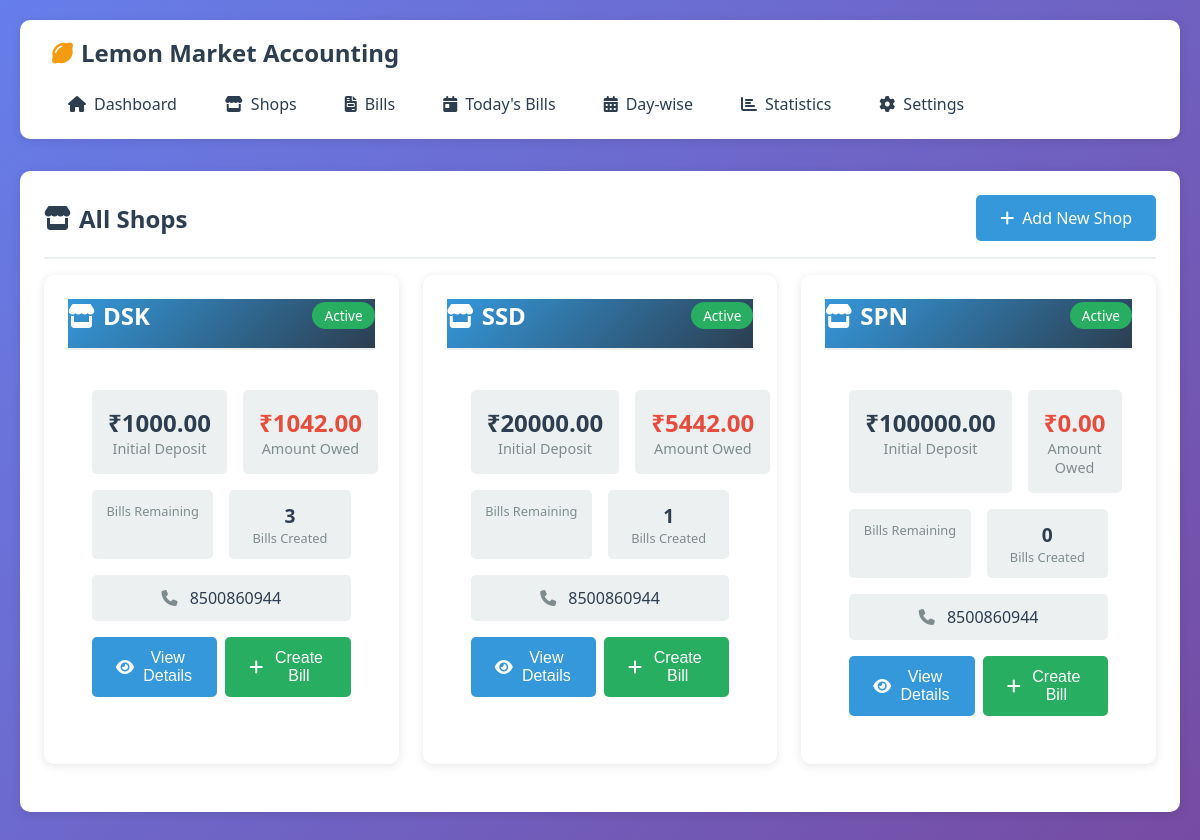
The page /shops/ on the database its author committed.
### accounts/models.py (models this page shows, shortened)
class Shop(models.Model):
    name = models.CharField(max_length=200, unique=True)
    address = models.TextField(blank=True, null=True)
    contact_number = models.CharField(max_length=15, blank=True, null=True)
    initial_deposit = models.DecimalField(
        max_digits=12,
        decimal_places=2,
        validators=[MinValueValidator(Decimal('0.00'))],
        help_text="Initial deposit amount (credit given to shop)"
    )
    bill_limit = models.IntegerField(
        default=5,
        validators=[MinValueValidator(1)],
        help_text="Maximum number of bills allowed per shop"
    )
    created_at = models.DateTimeField(auto_now_add=True)
    updated_at = models.DateTimeField(auto_now=True)
    is_active = models.BooleanField(default=True)
    class Meta:
        ordering = ['-created_at']
        verbose_name = "Shop"
        verbose_name_plural = "Shops"
    @property
    def total_deposits(self):
        return self.deposits.aggregate(total=models.Sum('amount'))['total'] or Decimal('0.00')
    @property
    def total_bills(self):
        return self.bills.aggregate(total=models.Sum('total_amount'))['total'] or Decimal('0.00')
    @property
    def total_payments(self):
        return self.payments.aggregate(total=models.Sum('amount'))['total'] or Decimal('0.00')
    @property
    def pending_amount(self):
        return self.total_bills - self.total_payments
    @property
    def credit_limit(self):
        return self.total_deposits * 5
    def can_create_bill(self):
        return self.pending_amount < self.credit_limit

### accounts/views.py (the view)
# urls.py: path('shops/', views.shop_list, name='shop_list'),
def shop_list(request):
    shops = Shop.objects.all().order_by('-created_at')
    context = {'shops': shops}
    return render(request, 'accounts/shop_list.html', context)

### templates/accounts/shop_list.html (shortened to what this page needs)
{% extends 'base.html' %}
{% block content %}
<div class="card">
    <div class="card-header">
        <h1 class="card-title">
            <i class="fas fa-store"></i>
            All Shops
        </h1>
        <a href="{% url 'shop_create' %}" class="btn btn-primary">
            <i class="fas fa-plus"></i> Add New Shop
        </a>
    </div>
    {% if shops %}
    <div style="display: grid; grid-template-columns: repeat(auto-fill, minmax(300px, 1fr)); gap: 1.5rem;">
        {% for shop in shops %}
        <div class="card" style="cursor: pointer; transition: all 0.3s;" onclick="window.location.href='{% url 'shop_detail' shop.id %}'">
            <div class="card-header" style="background: linear-gradient(135deg, var(--secondary-color), var(--primary-color)); color: white;">
                <h2 class="card-title" style="color: white; margin: 0;">
                    <i class="fas fa-store"></i>
                    {{ shop.name }}
                </h2>
                {% if shop.is_active %}
                <span class="badge badge-success">Active</span>
                {% else %}
                <span class="badge badge-danger">Inactive</span>
                {% endif %}
            </div>
            <div style="padding: 1.5rem;">
                <div style="display: grid; grid-template-columns: 1fr 1fr; gap: 1rem; margin-bottom: 1rem;">
                    <div style="text-align: center; padding: 1rem; background: var(--light-bg); border-radius: 5px;">
                        <div style="font-size: 1.5rem; font-weight: bold; color: var(--primary-color);">
                            ₹{{ shop.initial_deposit|floatformat:2 }}
                        </div>
                        <div style="color: var(--light-text); font-size: 0.9rem;">Initial Deposit</div>
                    </div>
                    <div style="text-align: center; padding: 1rem; background: var(--light-bg); border-radius: 5px;">
                        <div style="font-size: 1.5rem; font-weight: bold; color: var(--danger-color);">
                            ₹{{ shop.pending_amount|floatformat:2 }}
                        </div>
                        <div style="color: var(--light-text); font-size: 0.9rem;">Amount Owed</div>
                    </div>
                </div>
                <div style="display: grid; grid-template-columns: 1fr 1fr; gap: 1rem; margin-bottom: 1rem;">
                    <div style="text-align: center; padding: 0.75rem; background: var(--light-bg); border-radius: 5px;">
                        <div style="color: var(--light-text); font-size: 0.8rem;">Bills Remaining</div>
                    </div>
                    <div style="text-align: center; padding: 0.75rem; background: var(--light-bg); border-radius: 5px;">
                        <div style="font-size: 1.2rem; font-weight: bold; color: var(--primary-color);">
                            {{ shop.bills.count }}
                        </div>
                        <div style="color: var(--light-text); font-size: 0.8rem;">Bills Created</div>
                    </div>
                </div>
                {% if shop.contact_number %}
                <div style="text-align: center; padding: 0.75rem; background: var(--light-bg); border-radius: 5px; margin-bottom: 1rem;">
                    <i class="fas fa-phone" style="color: var(--light-text);"></i>
                    <span style="margin-left: 0.5rem;">{{ shop.contact_number }}</span>
                </div>
                {% endif %}
                <div style="display: flex; gap: 0.5rem; justify-content: center;">
                    <button class="btn btn-primary" style="flex: 1;" onclick="event.stopPropagation(); window.location.href='{% url 'shop_detail' shop.id %}'">
                        <i class="fas fa-eye"></i> View Details
                    </button>
                    {% if shop.can_create_bill %}
                    <button class="btn btn-success" style="flex: 1;" onclick="event.stopPropagation(); window.location.href='{% url 'bill_create' shop.id %}'">
                        <i class="fas fa-plus"></i> Create Bill
                    </button>
                    {% endif %}
                </div>
            </div>
        </div>
        {% endfor %}
    </div>
    {% endif %}
</div>
{% endblock %}

### templates/base.html (style rules this page uses)
* { margin: 0; padding: 0; box-sizing: border-box; }
:root { --primary-color: #2c3e50; --secondary-color: #3498db; --success-color: #27ae60; --danger-color: #e74c3c; --warning-color: #f39c12; --light-bg: #ecf0f1; --dark-text: #2c3e50; --light-text: #7f8c8d; --border-color: #bdc3c7; --shadow: 0 2px 10px rgba(0,0,0,0.1); --hover-shadow: 0 4px 20px rgba(0,0,0,0.15); }
body { font-family: 'Segoe UI', Tahoma, Geneva, Verdana, sans-serif; background: linear-gradient(135deg, #667eea 0%, #764ba2 100%); min-height: 100vh; color: var(--dark-text); }
.card { background: white; border-radius: 10px; padding: 1.5rem; box-shadow: var(--shadow); transition: all 0.3s; margin-bottom: 1.5rem; }
.card-header { display: flex; justify-content: space-between; align-items: center; margin-bottom: 1rem; padding-bottom: 1rem; border-bottom: 2px solid var(--light-bg); }
.card-title { font-size: 1.5rem; color: var(--primary-color); display: flex; align-items: center; gap: 0.5rem; }
.btn { padding: 0.75rem 1.5rem; border: none; border-radius: 5px; cursor: pointer; font-size: 1rem; transition: all 0.3s; text-decoration: none; display: inline-flex; align-items: center; gap: 0.5rem; font-weight: 500; }
.btn-primary { background: var(--secondary-color); color: white; }
.btn-success { background: var(--success-color); color: white; }
.badge { padding: 0.25rem 0.75rem; border-radius: 20px; font-size: 0.85rem; font-weight: 500; }
.badge-success { background: var(--success-color); color: white; }

### rows shown on the page
Shop: name "DSK", is_active "Active", initial_deposit "1000.00", pending_amount "1042.00", bills.count "3", contact_number "8500860944", shows "Create Bill"
Shop: name "SSD", is_active "Active", initial_deposit "20000.00", pending_amount "5442.00", bills.count "1", contact_number "8500860944", shows "Create Bill"
Shop: name "SPN", is_active "Active", initial_deposit "100000.00", pending_amount "0.00", bills.count "0", contact_number "8500860944", shows "Create Bill"
